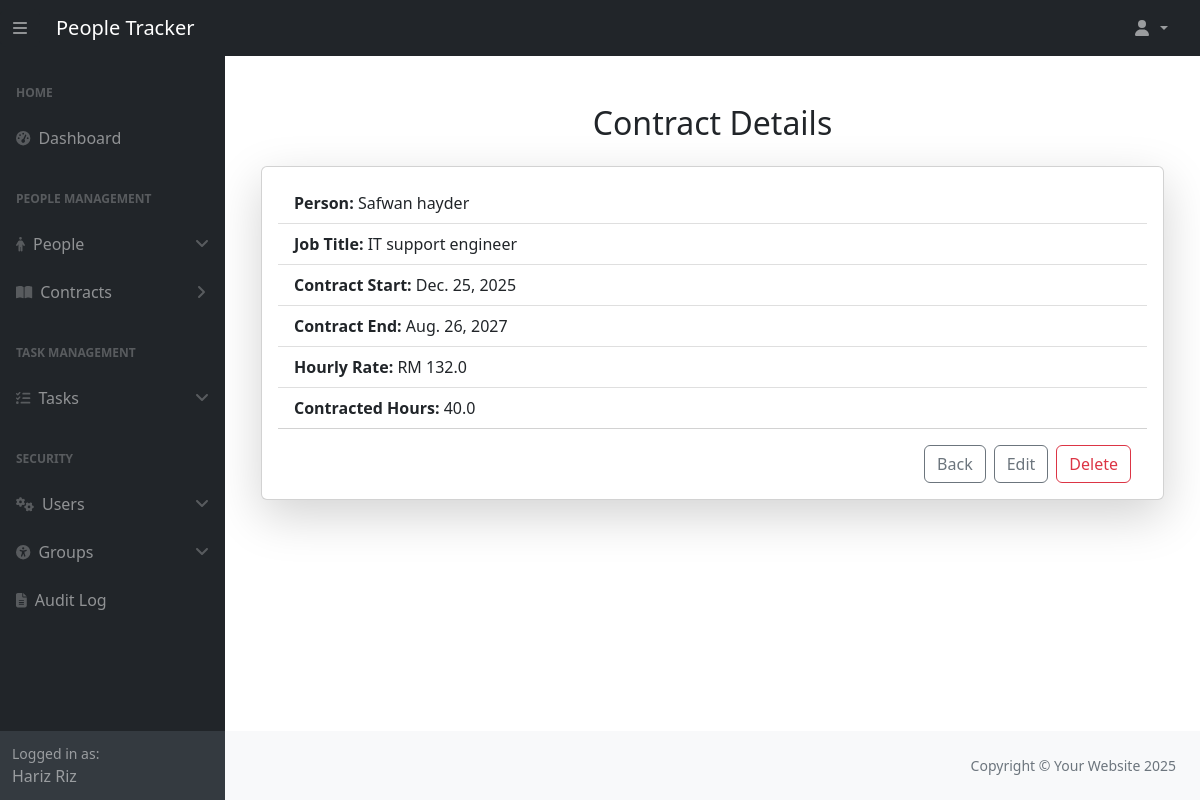
/people_management/contract/1/ (signed in), run on the app's committed database.
### people_management/models.py (models this page shows, shortened)
class Person(models.Model):
    ROLE_CHOICES = [
        ('employee', 'Employee'),
        ('manager', 'Manager'),
        ('hr_admin', 'HR Admin'),
    ]
    first_name = models.CharField(max_length=50, help_text="The employee's first name.")
    last_name = models.CharField(max_length=50, help_text="The employee's last name.")
    email = models.EmailField(max_length=255, unique=True, help_text="The employee's email address.")
    phone_number = models.CharField(max_length=15, blank=True, help_text="Contact number of the employee.")
    date_of_birth = models.DateField(help_text="Employee's date of birth.")
    active = models.BooleanField(default=False, help_text="Indicates if the person is currently employed.")
    manager = models.ForeignKey(
        'self', on_delete=models.SET_NULL, null=True, blank=True, related_name="team_members",
        help_text="Manager supervising this employee."
    )
    role = models.CharField(
        max_length=10, choices=ROLE_CHOICES, default='employee', help_text="The role of the person in the company."
    )
    user = models.OneToOneField(
        "auth.User", on_delete=models.SET_NULL, related_name="person", null=True, blank=True,
        help_text="The associated Django user account."
    )
    history = HistoricalRecords()
    def __str__(self):
        return f"{self.first_name} {self.last_name}"

class Contract(models.Model):
    person = models.ForeignKey(
        Person,
        on_delete=models.CASCADE,
        related_name="contracts",
        help_text="The person this contract belongs to.",
    )
    job_title = models.CharField(
        max_length=255, help_text="Job title associated with this contract."
    )
    contract_start = models.DateField(help_text="Contract start date.")
    contract_end = models.DateField(
        null=True, blank=True, help_text="Contract end date (if applicable)."
    )
    hourly_rate = models.FloatField(
        default=12.45,  validators=[MinValueValidator(12.45)],
        help_text="Hourly pay rate for this contract."
    )
    contracted_hours = models.FloatField(
        default=40,validators=[MinValueValidator(0), MaxValueValidator(168)],
        help_text="Number of contracted hours per week."
    )
    history = HistoricalRecords(table_name="contract_history")

### people_management/views.py (the view, shortened to what this page needs)
# urls.py: path('contract/<int:pk>/', views.ViewContractDetails.as_view(), name='contract_detail'),
class ViewContractDetails(LoginRequiredMixin, DetailView):
    model = Contract
    template_name = "people_management/contract_detail.html"
    context_object_name = "contract"
    def dispatch(self, request, *args, **kwargs):
        person = get_person(request.user)
        contract = self.get_object()
        if request.user.is_staff or request.user.is_superuser:
            return super().dispatch(request, *args, **kwargs)

### people_management/context_processors.py (called while the page is built)
def inject_person(request):
    user = request.user
    current_person = getattr(user, "person", None) if user.is_authenticated else None
    return {"current_person": current_person}

### people_management/utils.py (called while the page is built)
def get_person(user):
    try:
        return user.person
    except Person.DoesNotExist:
        return None

### people_management/templates/people_management/contract_detail.html
{% extends 'dashboard/base.html' %}
{% block content %}
    <div class="container mt-5">
        <h2 class="text-center mb-4">Contract Details</h2>
        <div class="card shadow-lg p-3 rounded">
            <ul class="list-group list-group-flush">
                <li class="list-group-item">
                    <strong>Person:</strong> {{ contract.person }}
                </li>
                <li class="list-group-item">
                    <strong>Job Title:</strong> {{ contract.job_title }}
                </li>
                <li class="list-group-item">
                    <strong>Contract Start:</strong> {{ contract.contract_start }}
                </li>
                <li class="list-group-item">
                    <strong>Contract End:</strong> {{ contract.contract_end }}
                </li>
                <li class="list-group-item">
                    <strong>Hourly Rate:</strong> RM {{ contract.hourly_rate }}
                </li>
                <li class="list-group-item">
                    <strong>Contracted Hours:</strong> {{ contract.contracted_hours }}
                </li>
            </ul>
            <div class="mt-3 pe-3">
                <div class="d-flex justify-content-end gap-2">
                <button type="button" class="btn btn-outline-secondary" onclick="history.back();">
                    Back
                </button>
                {% if request.user.is_staff or request.user.is_superuser or person and person.role == "hr_admin" %}
                    <a href="{% url 'people_management:update_contract' pk=contract.id %}"
                        class="btn btn-outline-secondary">
                        Edit
                    </a>
                    <a href="{% url 'people_management:delete_contract' pk=contract.id %}"
                        class="btn btn-outline-danger">
                        Delete
                    </a>
                {% endif %}
                </div>
            </div>
        </div>
    </div>
{% endblock %}

### dashboard/templates/dashboard/partials/sidebar.html (shortened to what this page needs)
<div id="layoutSidenav_nav" class="sidebar-overlay">
    <nav class="sb-sidenav accordion sb-sidenav-dark" id="sidenavAccordion">
        <div class="sb-sidenav-menu">
            <div class="nav">
                <div class="sb-sidenav-menu-heading">Home</div>
                <a class="nav-link" href="{% url 'dashboard:dashboard' %}">
                    <div class="sb-nav-link-icon"><i class="fas fa-tachometer-alt"></i></div>
                    Dashboard
                </a>
                {% if perms.people_management.view_person or perms.people_management.view_contract %}
                    <div class="sb-sidenav-menu-heading">People Management</div>
                    {% if perms.people_management.view_person %}
                        <a class="nav-link" href="#" data-bs-toggle="collapse" data-bs-target="#collapsePeople"
                           aria-expanded="false" aria-controls="collapsePeople">
                            <div class="sb-nav-link-icon"><i class="fas fa-person"></i></div>
                            People
                            <div class="sb-sidenav-collapse-arrow"><i class="fas fa-angle-down"></i></div>
                        </a>
                    {% endif %}
                    {% if perms.people_management.view_contract %}
                        <a class="nav-link collapsed" href="#" data-bs-toggle="collapse" data-bs-target="#collapseContracts"
                           aria-expanded="false" aria-controls="collapseContracts">
                            <div class="sb-nav-link-icon"><i class="fas fa-book-open"></i></div>
                            Contracts
                            <div class="sb-sidenav-collapse-arrow"><i class="fas fa-angle-down"></i></div>
                        </a>
                    {% endif %}
                {% endif %}
                {% if perms.task_management.view_task %}
                    <div class="sb-sidenav-menu-heading">Task Management</div>
                    <a class="nav-link" href="#" data-bs-toggle="collapse" data-bs-target="#collapseTasks"
                       aria-expanded="false" aria-controls="collapseTasks">
                        <div class="sb-nav-link-icon"><i class="fas fa-tasks"></i></div>
                        Tasks
                        <div class="sb-sidenav-collapse-arrow"><i class="fas fa-angle-down"></i></div>
                    </a>
                {% endif %}
                {% if perms.auth.view_user or perms.auth.view_group or perms.security.view_securitylog %}
                    <div class="sb-sidenav-menu-heading">Security</div>
                    {% if perms.auth.view_user %}
                        <a class="nav-link" href="#" data-bs-toggle="collapse" data-bs-target="#collapseUsers" aria-expanded="false" aria-controls="collapseUsers">
                            <div class="sb-nav-link-icon"><i class="fas fa-cogs"></i></div>
                            Users
                            <div class="sb-sidenav-collapse-arrow"><i class="fas fa-angle-down"></i></div>
                        </a>
                    {% endif %}
                    {% if perms.auth.view_group %}
                        <a class="nav-link" href="#" data-bs-toggle="collapse" data-bs-target="#collapseGroups" aria-expanded="false" aria-controls="collapseGroups">
                            <div class="sb-nav-link-icon"><i class="fa-solid fa-universal-access"></i></div>
                            Groups
                            <div class="sb-sidenav-collapse-arrow"><i class="fas fa-angle-down"></i></div>
                        </a>
                    {% endif %}
                    {% if perms.security.view_securitylog %}
                        <a class="nav-link" href="{% url 'security:audit_log' %}">
                            <div class="sb-nav-link-icon"><i class="fa-solid fa-file-lines"></i></div>
                            Audit Log
                        </a>
                    {% endif %}
                {% endif %}
            </div>
        </div>
        <div class="sb-sidenav-footer">
            <div class="small">Logged in as:</div>
            <div>
                {% if request.user.person %}
                    {{ request.user.person.first_name }} {{ request.user.person.last_name }}
                {% else %}
                    {{ request.user.username }}
                {% endif %}
            </div>
        </div>
    </nav>
</div>

### data on the page
Contract: person "Safwan hayder", job_title "IT support engineer", contract_start "Dec. 25, 2025", contract_end "Aug. 26, 2027", hourly_rate "132.0", contracted_hours "40.0"

### other printed values
{{ request.user.person.first_name }} "Hariz"
{{ request.user.person.last_name }} "Riz"
